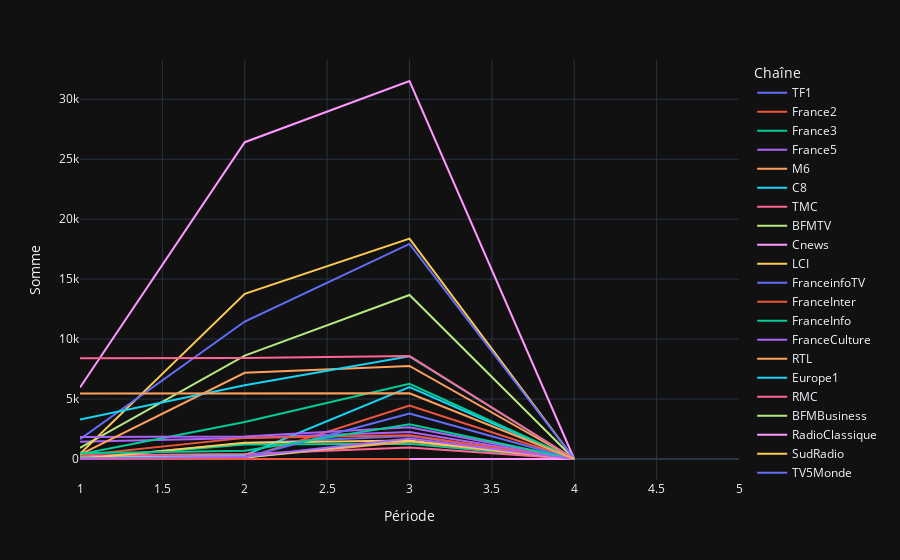

The notebook cell this image was saved under:
### Code cell
px.line(df_melenchon, x='Période', y="Somme", color='Chaîne')

### Figure 1 — Plotly figure (JSON) as saved in the notebook; plotly's stock layout.template omitted (floating-point values rounded to 4 significant figures)
{"data": [{"hovertemplate": "Chaîne=TF1<br>Période=%{x}<br>Somme=%{y}<extra></extra>", "legendgroup": "TF1", "line": {"color": "#636efa", "dash": "solid"}, "marker": {"symbol": "circle"}, "mode": "lines", "name": "TF1", "orientation": "h", "showlegend": true, "x": [1, 2, 3, 4, 5], "xaxis": "x", "y": [33.0, 1308.0, 1925.0, 4.5e-08, "00:00:2900:00:2900:09:5200:00:00"], "yaxis": "y", "type": "scatter"}, {"hovertemplate": "Chaîne=France2<br>Période=%{x}<br>Somme=%{y}<extra></extra>", "legendgroup": "France2", "line": {"color": "#EF553B", "dash": "solid"}, "marker": {"symbol": "circle"}, "mode": "lines", "name": "France2", "orientation": "h", "showlegend": true, "x": [1, 2, 3, 4, 5], "xaxis": "x", "y": [28.0, 72.0, 4457.0, 1.478e-06, "00:00:2200:00:2200:32:0300:00:00"], "yaxis": "y", "type": "scatter"}, {"hovertemplate": "Chaîne=France3<br>Période=%{x}<br>Somme=%{y}<extra></extra>", "legendgroup": "France3", "line": {"color": "#00cc96", "dash": "solid"}, "marker": {"symbol": "circle"}, "mode": "lines", "name": "France3", "orientation": "h", "showlegend": true, "x": [1, 2, 3, 4, 5], "xaxis": "x", "y": [53.0, 1199.0, 1279.0, 6.5e-08, "00:00:4500:00:4500:00:5300:00:00"], "yaxis": "y", "type": "scatter"}, {"hovertemplate": "Chaîne=France5<br>Période=%{x}<br>Somme=%{y}<extra></extra>", "legendgroup": "France5", "line": {"color": "#ab63fa", "dash": "solid"}, "marker": {"symbol": "circle"}, "mode": "lines", "name": "France5", "orientation": "h", "showlegend": true, "x": [1, 2, 3, 4, 5], "xaxis": "x", "y": [1446.0, 1754.0, 2258.0, 4.26e-07, "00:01:3600:01:3600:05:1100:02:34"], "yaxis": "y", "type": "scatter"}, {"hovertemplate": "Chaîne=M6<br>Période=%{x}<br>Somme=%{y}<extra></extra>", "legendgroup": "M6", "line": {"color": "#FFA15A", "dash": "solid"}, "marker": {"symbol": "circle"}, "mode": "lines", "name": "M6", "orientation": "h", "showlegend": true, "x": [1, 2, 3, 4, 5], "xaxis": "x", "y": [30.0, 121.0, 1468.0, 1.44e-07, "00:01:0100:01:0100:00:5700:00:00"], "yaxis": "y", "type": "scatter"}, {"hovertemplate": "Chaîne=C8<br>Période=%{x}<br>Somme=%{y}<extra></extra>", "legendgroup": "C8", "line": {"color": "#19d3f3", "dash": "solid"}, "marker": {"symbol": "circle"}, "mode": "lines", "name": "C8", "orientation": "h", "showlegend": true, "x": [1, 2, 3, 4, 5], "xaxis": "x", "y": [99.0, 315.0, 6005.0, 8.2e-08, "00:00:5600:00:5600:08:0400:00:00"], "yaxis": "y", "type": "scatter"}, {"hovertemplate": "Chaîne=TMC<br>Période=%{x}<br>Somme=%{y}<extra></extra>", "legendgroup": "TMC", "line": {"color": "#FF6692", "dash": "solid"}, "marker": {"symbol": "circle"}, "mode": "lines", "name": "TMC", "orientation": "h", "showlegend": true, "x": [1, 2, 3, 4, 5], "xaxis": "x", "y": [291.0, 422.0, 952.0, 4.81e-07, "00:00:0000:00:0000:18:0000:00:00"], "yaxis": "y", "type": "scatter"}, {"hovertemplate": "Chaîne=BFMTV<br>Période=%{x}<br>Somme=%{y}<extra></extra>", "legendgroup": "BFMTV", "line": {"color": "#B6E880", "dash": "solid"}, "marker": {"symbol": "circle"}, "mode": "lines", "name": "BFMTV", "orientation": "h", "showlegend": true, "x": [1, 2, 3, 4, 5], "xaxis": "x", "y": [923.0, 8628.0, 13680.0, 7.28e-07, "00:10:0000:10:0000:09:5500:03:18"], "yaxis": "y", "type": "scatter"}, {"hovertemplate": "Chaîne=Cnews<br>Période=%{x}<br>Somme=%{y}<extra></extra>", "legendgroup": "Cnews", "line": {"color": "#FF97FF", "dash": "solid"}, "marker": {"symbol": "circle"}, "mode": "lines", "name": "Cnews", "orientation": "h", "showlegend": true, "x": [1, 2, 3, 4, 5], "xaxis": "x", "y": [5958.0, 26420.0, 31520.0, 4.223e-06, "00:32:0600:32:0600:08:4600:08:25"], "yaxis": "y", "type": "scatter"}, {"hovertemplate": "Chaîne=LCI<br>Période=%{x}<br>Somme=%{y}<extra></extra>", "legendgroup": "LCI", "line": {"color": "#FECB52", "dash": "solid"}, "marker": {"symbol": "circle"}, "mode": "lines", "name": "LCI", "orientation": "h", "showlegend": true, "x": [1, 2, 3, 4, 5], "xaxis": "x", "y": [426.0, 13780.0, 18380.0, 7.69e-06, "01:30:1301:30:1300:30:3900:00:00"], "yaxis": "y", "type": "scatter"}, {"hovertemplate": "Chaîne=FranceinfoTV<br>Période=%{x}<br>Somme=%{y}<extra></extra>", "legendgroup": "FranceinfoTV", "line": {"color": "#636efa", "dash": "solid"}, "marker": {"symbol": "circle"}, "mode": "lines", "name": "FranceinfoTV", "orientation": "h", "showlegend": true, "x": [1, 2, 3, 4, 5], "xaxis": "x", "y": [1658.0, 11460.0, 17930.0, 8.636e-06, "01:17:3701:17:3700:25:2100:03:46"], "yaxis": "y", "type": "scatter"}, {"hovertemplate": "Chaîne=FranceInter<br>Période=%{x}<br>Somme=%{y}<extra></extra>", "legendgroup": "FranceInter", "line": {"color": "#EF553B", "dash": "solid"}, "marker": {"symbol": "circle"}, "mode": "lines", "name": "FranceInter", "orientation": "h", "showlegend": true, "x": [1, 2, 3, 4, 5], "xaxis": "x", "y": [305.0, 1761.0, 1971.0, 6.46e-07, "00:04:4200:04:4200:04:0000:01:01"], "yaxis": "y", "type": "scatter"}, {"hovertemplate": "Chaîne=FranceInfo<br>Période=%{x}<br>Somme=%{y}<extra></extra>", "legendgroup": "FranceInfo", "line": {"color": "#00cc96", "dash": "solid"}, "marker": {"symbol": "circle"}, "mode": "lines", "name": "FranceInfo", "orientation": "h", "showlegend": true, "x": [1, 2, 3, 4, 5], "xaxis": "x", "y": [399.0, 3081.0, 6265.0, 3.627e-06, "00:29:3500:29:3500:18:0000:08:33"], "yaxis": "y", "type": "scatter"}, {"hovertemplate": "Chaîne=FranceCulture<br>Période=%{x}<br>Somme=%{y}<extra></extra>", "legendgroup": "FranceCulture", "line": {"color": "#ab63fa", "dash": "solid"}, "marker": {"symbol": "circle"}, "mode": "lines", "name": "FranceCulture", "orientation": "h", "showlegend": true, "x": [1, 2, 3, 4, 5], "xaxis": "x", "y": [1831.0, 1876.0, 2645.0, 2.7e-08, "00:03:5900:03:5900:01:0800:00:00"], "yaxis": "y", "type": "scatter"}, {"hovertemplate": "Chaîne=RTL<br>Période=%{x}<br>Somme=%{y}<extra></extra>", "legendgroup": "RTL", "line": {"color": "#FFA15A", "dash": "solid"}, "marker": {"symbol": "circle"}, "mode": "lines", "name": "RTL", "orientation": "h", "showlegend": true, "x": [1, 2, 3, 4, 5], "xaxis": "x", "y": [368.0, 7194.0, 7759.0, 6.99e-07, "00:04:4400:04:4400:02:5600:03:01"], "yaxis": "y", "type": "scatter"}, {"hovertemplate": "Chaîne=Europe1<br>Période=%{x}<br>Somme=%{y}<extra></extra>", "legendgroup": "Europe1", "line": {"color": "#19d3f3", "dash": "solid"}, "marker": {"symbol": "circle"}, "mode": "lines", "name": "Europe1", "orientation": "h", "showlegend": true, "x": [1, 2, 3, 4, 5], "xaxis": "x", "y": [3302.0, 6152.0, 8562.0, 1.025e-06, "00:20:5300:20:5300:07:1700:01:58"], "yaxis": "y", "type": "scatter"}, {"hovertemplate": "Chaîne=RMC<br>Période=%{x}<br>Somme=%{y}<extra></extra>", "legendgroup": "RMC", "line": {"color": "#FF6692", "dash": "solid"}, "marker": {"symbol": "circle"}, "mode": "lines", "name": "RMC", "orientation": "h", "showlegend": true, "x": [1, 2, 3, 4, 5], "xaxis": "x", "y": [8405.0, 8425.0, 8593.0, 4.95e-07, "00:04:5400:04:5400:00:0000:07:20"], "yaxis": "y", "type": "scatter"}, {"hovertemplate": "Chaîne=BFMBusiness<br>Période=%{x}<br>Somme=%{y}<extra></extra>", "legendgroup": "BFMBusiness", "line": {"color": "#B6E880", "dash": "solid"}, "marker": {"symbol": "circle"}, "mode": "lines", "name": "BFMBusiness", "orientation": "h", "showlegend": true, "x": [1, 2, 3], "xaxis": "x", "y": [125.0, 125.0, 1648.0], "yaxis": "y", "type": "scatter"}, {"hovertemplate": "Chaîne=RadioClassique<br>Période=%{x}<br>Somme=%{y}<extra></extra>", "legendgroup": "RadioClassique", "line": {"color": "#FF97FF", "dash": "solid"}, "marker": {"symbol": "circle"}, "mode": "lines", "name": "RadioClassique", "orientation": "h", "showlegend": true, "x": [1, 2, 3, 4, 5], "xaxis": "x", "y": [0.0, 0.0, 0.0, 0.0, "00:00:0000:00:0000:00:0000:00:00"], "yaxis": "y", "type": "scatter"}, {"hovertemplate": "Chaîne=SudRadio<br>Période=%{x}<br>Somme=%{y}<extra></extra>", "legendgroup": "SudRadio", "line": {"color": "#FECB52", "dash": "solid"}, "marker": {"symbol": "circle"}, "mode": "lines", "name": "SudRadio", "orientation": "h", "showlegend": true, "x": [1, 2, 3, 4, 5], "xaxis": "x", "y": [0.0, 1348.0, 1543.0, 4.6e-08, "00:00:4500:00:4500:00:1000:00:00"], "yaxis": "y", "type": "scatter"}, {"hovertemplate": "Chaîne=TV5Monde<br>Période=%{x}<br>Somme=%{y}<extra></extra>", "legendgroup": "TV5Monde", "line": {"color": "#636efa", "dash": "solid"}, "marker": {"symbol": "circle"}, "mode": "lines", "name": "TV5Monde", "orientation": "h", "showlegend": true, "x": [1, 2, 3, 4, 5], "xaxis": "x", "y": [37.0, 129.0, 3800.0, 1.404e-06, "00:00:1900:00:1900:30:1100:00:00"], "yaxis": "y", "type": "scatter"}, {"hovertemplate": "Chaîne=Euronews<br>Période=%{x}<br>Somme=%{y}<extra></extra>", "legendgroup": "Euronews", "line": {"color": "#EF553B", "dash": "solid"}, "marker": {"symbol": "circle"}, "mode": "lines", "name": "Euronews", "orientation": "h", "showlegend": true, "x": [1, 2, 3], "xaxis": "x", "y": [0.0, 0.0, 0.0], "yaxis": "y", "type": "scatter"}, {"hovertemplate": "Chaîne=RFI<br>Période=%{x}<br>Somme=%{y}<extra></extra>", "legendgroup": "RFI", "line": {"color": "#00cc96", "dash": "solid"}, "marker": {"symbol": "circle"}, "mode": "lines", "name": "RFI", "orientation": "h", "showlegend": true, "x": [1, 2, 3, 4, 5], "xaxis": "x", "y": [480.0, 681.0, 2889.0, 6.25e-07, "00:07:0400:07:0400:02:1900:03:34"], "yaxis": "y", "type": "scatter"}, {"hovertemplate": "Chaîne=France24<br>Période=%{x}<br>Somme=%{y}<extra></extra>", "legendgroup": "France24", "line": {"color": "#ab63fa", "dash": "solid"}, "marker": {"symbol": "circle"}, "mode": "lines", "name": "France24", "orientation": "h", "showlegend": true, "x": [1, 2, 3, 4, 5], "xaxis": "x", "y": [16.0, 186.0, 1714.0, 8.24e-07, "00:05:3800:05:3800:04:3900:03:23"], "yaxis": "y", "type": "scatter"}, {"hovertemplate": "Chaîne=RMC Story<br>Période=%{x}<br>Somme=%{y}<extra></extra>", "legendgroup": "RMC Story", "line": {"color": "#FFA15A", "dash": "solid"}, "marker": {"symbol": "circle"}, "mode": "lines", "name": "RMC Story", "orientation": "h", "showlegend": true, "x": [1, 2, 3, 4, 5], "xaxis": "x", "y": [5470.0, 5480.0, 5480.0, 1.02e-07, "00:03:4200:03:4200:00:0000:00:00"], "yaxis": "y", "type": "scatter"}, {"hovertemplate": "Chaîne=RMCDecouverte<br>Période=%{x}<br>Somme=%{y}<extra></extra>", "legendgroup": "RMCDecouverte", "line": {"color": "#19d3f3", "dash": "solid"}, "marker": {"symbol": "circle"}, "mode": "lines", "name": "RMCDecouverte", "orientation": "h", "showlegend": true, "x": [3], "xaxis": "x", "y": [0.0], "yaxis": "y", "type": "scatter"}], "layout": {"xaxis": {"anchor": "y", "domain": [0.0, 1.0], "title": {"text": "Période"}}, "yaxis": {"anchor": "x", "domain": [0.0, 1.0], "title": {"text": "Somme"}}, "legend": {"title": {"text": "Chaîne"}, "tracegroupgap": 0}, "margin": {"t": 60}}}
